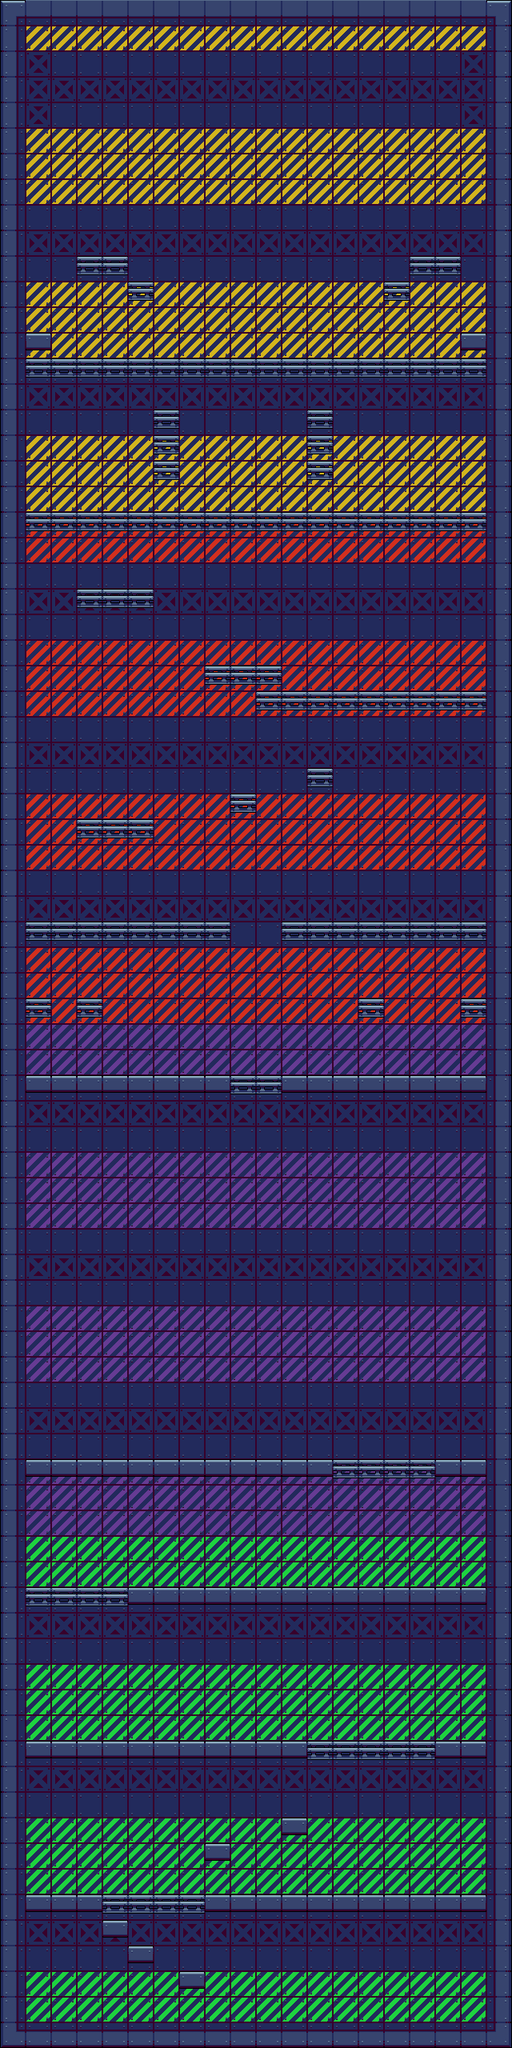

The image is a tile-based game level rendered from a .tmx file. Its description and source (layers, tilesets, objects; grid data summarised) follow:
An orthogonal 20x80 tile map with 32x32 px tiles, 2 tile layers (decorations, blocks) and 48 objects (28x screw_flathead, 17x enemy_spawn, player_spawn, boss_spawn, tooltip_phillips).

<map version="1.10" tiledversion="1.11.2" orientation="orthogonal" renderorder="right-down" width="20" height="80" tilewidth="32" tileheight="32" infinite="0" nextlayerid="4" nextobjectid="58">
 <tileset firstgid="1" source="../assets/fulltile.tsx" />
 <layer id="3" name="decorations" width="20" height="80">
  <data>[1600 cells, 1600 non-empty, 7 distinct tile ids]</data>
 </layer>
 <objectgroup id="2" name="spawns">
  <object id="1" type="player_spawn" x="62.5" y="2492" />
  <object id="5" type="screw_flathead" x="493" y="2217" />
  <object id="6" type="screw_flathead" x="332" y="2135" />
  <object id="7" type="screw_flathead" x="270" y="2105" />
  <object id="8" type="screw_flathead" x="194" y="2085" />
  <object id="9" type="screw_flathead" x="129" y="2058" />
  <object id="10" type="screw_flathead" x="80" y="2032" />
  <object id="11" type="screw_flathead" x="269" y="1945" />
  <object id="12" type="screw_flathead" x="439" y="1890" />
  <object id="13" type="screw_flathead" x="354" y="1915" />
  <object id="14" type="enemy_spawn" x="531" y="1953" />
  <object id="15" type="enemy_spawn" x="475" y="1956" />
  <object id="16" type="screw_flathead" x="502" y="1866.5" />
  <object id="17" type="screw_flathead" x="477.333" y="1776" />
  <object id="18" type="screw_flathead" x="413.333" y="1738.67" />
  <object id="19" type="screw_flathead" x="353.333" y="1694.67" />
  <object id="20" type="screw_flathead" x="285.333" y="1657.33" />
  <object id="21" type="screw_flathead" x="218.667" y="1620" />
  <object id="22" type="screw_flathead" x="145.333" y="1584" />
  <object id="23" type="screw_flathead" x="85.3333" y="1546.67" />
  <object id="24" type="screw_flathead" x="140" y="1502.67" />
  <object id="25" type="screw_flathead" x="193.333" y="1474.67" />
  <object id="26" type="screw_flathead" x="257.333" y="1451.33" />
  <object id="27" type="screw_flathead" x="323" y="1408.33" />
  <object id="28" type="enemy_spawn" x="47" y="1128" />
  <object id="29" type="enemy_spawn" x="86" y="1128" />
  <object id="30" type="enemy_spawn" x="131" y="1127" />
  <object id="31" type="enemy_spawn" x="192" y="1125" />
  <object id="32" type="enemy_spawn" x="230" y="1123" />
  <object id="33" type="enemy_spawn" x="378" y="1129" />
  <object id="34" type="enemy_spawn" x="446" y="1120" />
  <object id="35" type="enemy_spawn" x="496" y="1127" />
  <object id="36" type="enemy_spawn" x="558" y="1133" />
  <object id="37" type="enemy_spawn" x="597" y="1128" />
  <object id="38" type="enemy_spawn" x="391" y="821" />
  <object id="39" type="enemy_spawn" x="427" y="828" />
  <object id="40" type="enemy_spawn" x="495" y="818" />
  <object id="41" type="enemy_spawn" x="557" y="830" />
  <object id="42" type="enemy_spawn" x="596" y="817" />
  <object id="49" type="boss_spawn" x="502" y="208" />
  <object id="50" type="screw_flathead" x="236" y="335" />
  <object id="51" type="screw_flathead" x="337" y="338" />
  <object id="52" type="screw_flathead" x="432" y="337" />
  <object id="53" type="screw_flathead" x="338" y="399" />
  <object id="54" type="screw_flathead" x="236" y="400" />
  <object id="55" type="screw_flathead" x="48" y="396" />
  <object id="56" type="screw_flathead" x="430" y="400" />
  <object id="57" type="tooltip_phillips" x="574" y="2496" />
 </objectgroup>
 <layer id="1" name="blocks" width="20" height="80">
  <data>[1600 cells, 381 non-empty, 10 distinct tile ids]</data>
 </layer>
</map>
